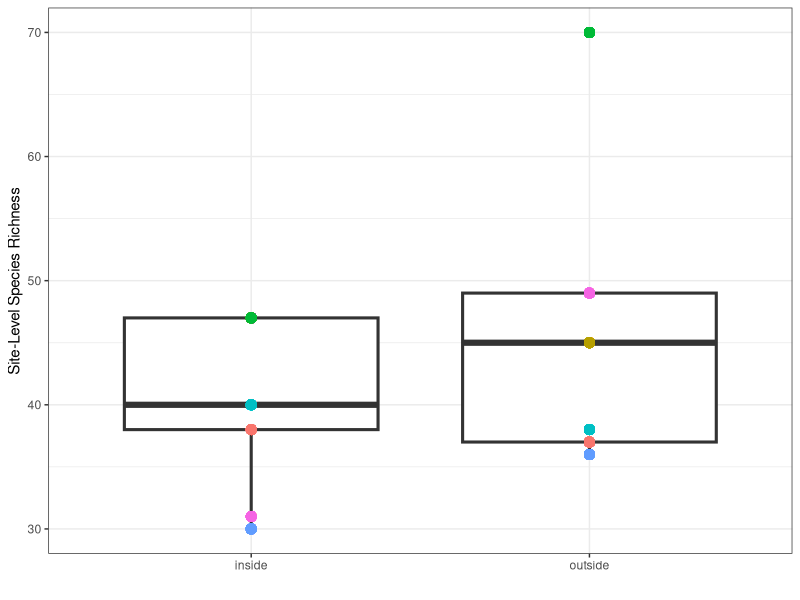
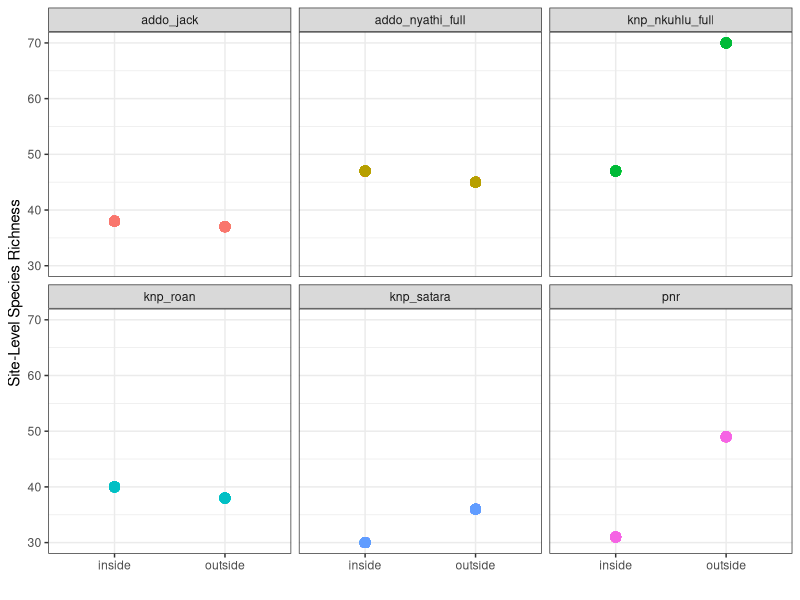
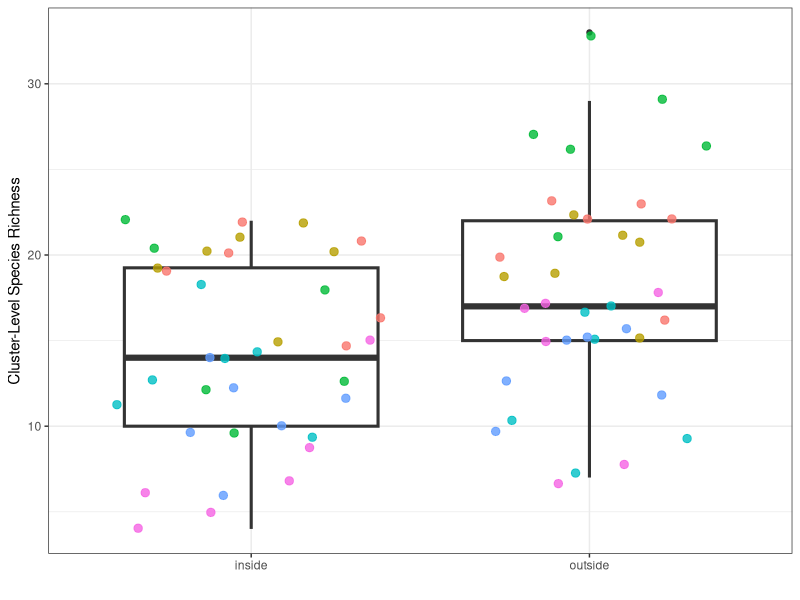
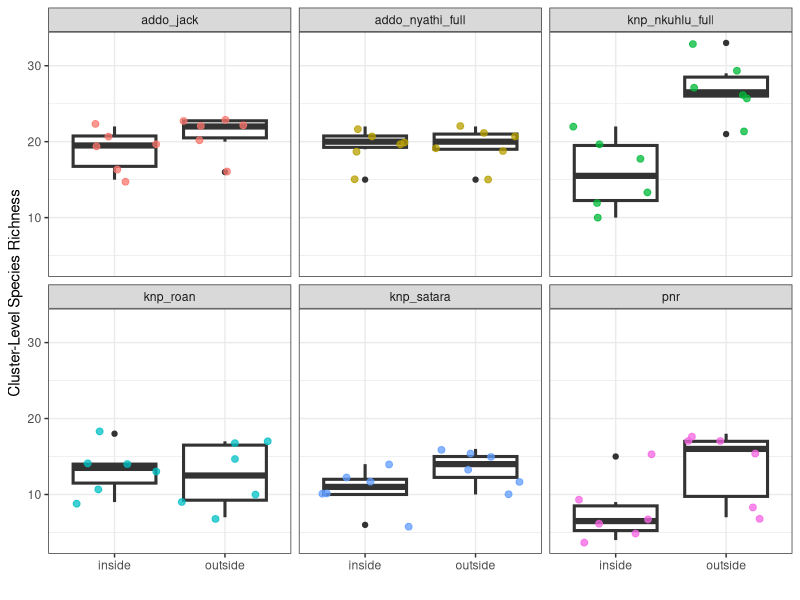
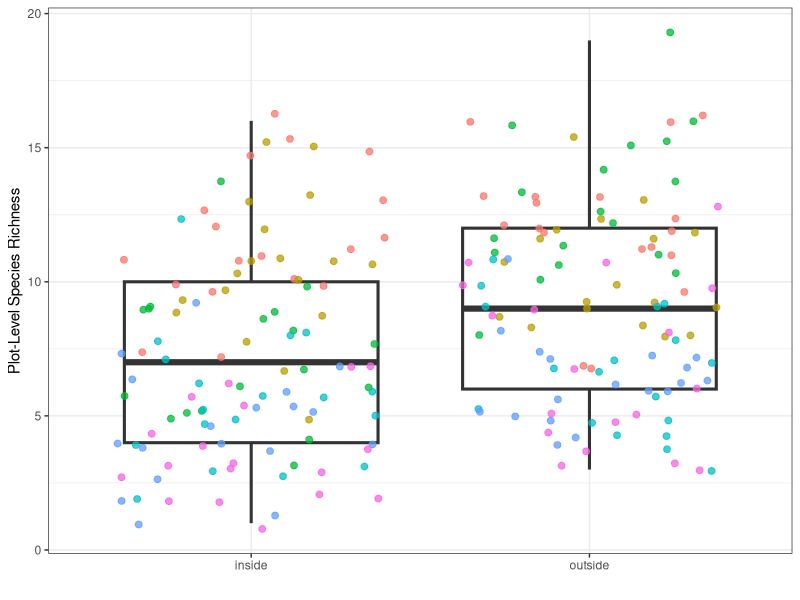
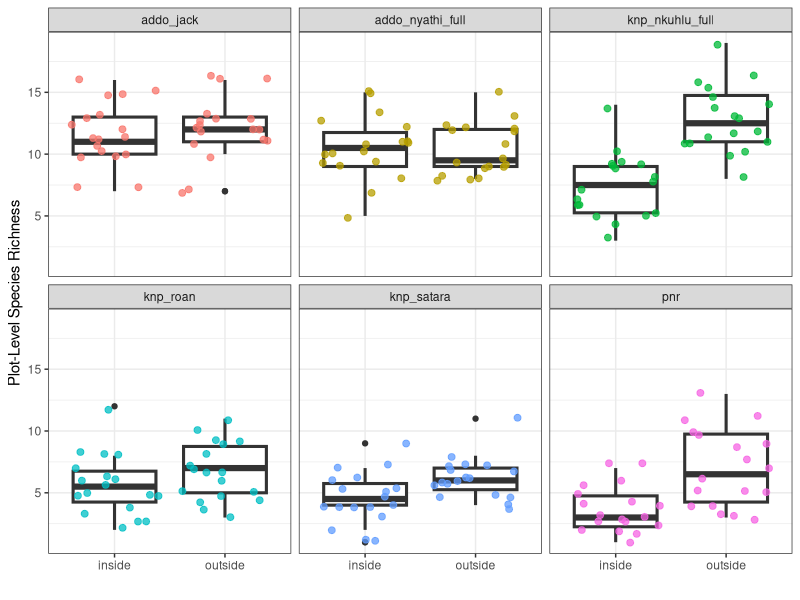
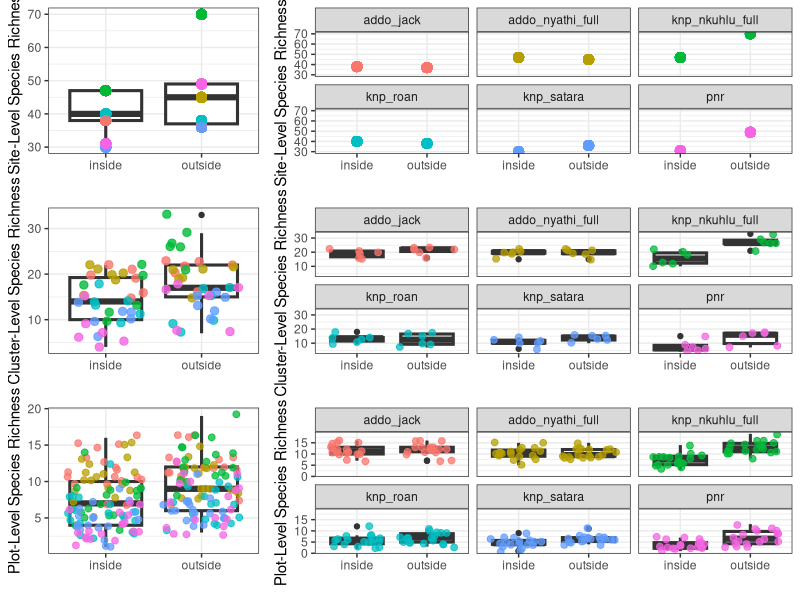
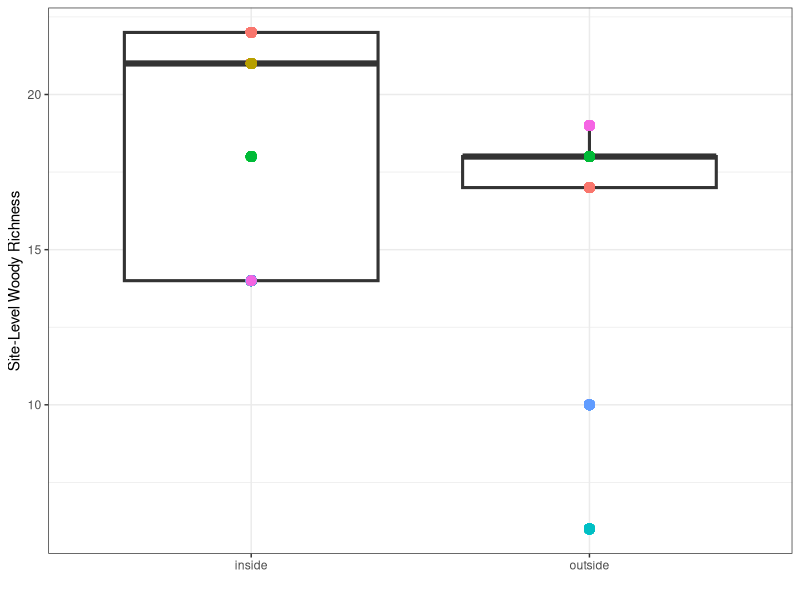

Source code (R) for these figures, in order:
# Exploratory plots 

library(data.table)
library(tidyverse)
library(gridExtra)

plot_meta <-  fread("data/raw/plot_level_data_2025.csv")

plot_species <- fread("data/raw/plot_species_2025.csv") 


dt_plot_raw <- plot_species %>% 
  left_join(plot_meta) %>% 
  mutate(plot_number = gsub("addo_n1_full_in_", "", plot_id), 
         plot_number = gsub("addo_n1_full_out_", "", plot_number),
         plot_number = gsub("addo_n2_full_in_", "", plot_number),
         plot_number = gsub("addo_n2_full_out_", "", plot_number),
         plot_number = gsub("addo_n3_full_in_", "", plot_number),
         plot_number = gsub("addo_n3_full_out_", "", plot_number),
         plot_number = gsub("addo_jack_in_", "", plot_number),
         plot_number = gsub("addo_jack_out_", "", plot_number),
         plot_number = gsub("pnr_in_", "", plot_number),
         plot_number = gsub("pnr_out_", "", plot_number),
         plot_number = gsub("knp_nkuhlu_full_in_", "", plot_number),
         plot_number = gsub("knp_nkuhlu_full_out_", "", plot_number),
         plot_number = gsub("knp_satara_in_", "", plot_number),
         plot_number = gsub("knp_satara_out_", "", plot_number),
         plot_number = gsub("knp_roan_in_", "", plot_number),
         plot_number = gsub("knp_roan_out_", "", plot_number), 
         plot_number = as.numeric(plot_number), 
         exclosure_id = gsub("_in", "",  site_id),
         exclosure_id = gsub("_out", "",  exclosure_id),
         exclosure_id = case_when(
           grepl("addo_n1", plot_id) ~ "addo_n1", 
           grepl("addo_n2", plot_id) ~ "addo_n2", 
           grepl("addo_n3", plot_id) ~ "addo_n3", 
           !grepl("addo_n", plot_id) ~ exclosure_id,
         ), 
         setup_id = gsub("_in", "",  site_id),
         setup_id = gsub("_out", "",  setup_id),
         pair_id = paste0(exclosure_id, "_", plot_number), 
         plot_number = case_when(
           plot_id %in% c("addo_n1_full_in_0", "addo_n1_full_out_0") ~ 1, 
           plot_id %in% c("addo_n1_full_in_1", "addo_n1_full_out_1") ~ 2,
           plot_id %in% c("addo_n1_full_in_2", "addo_n1_full_out_2") ~ 3, 
           plot_id %in% c("addo_n1_full_in_3", "addo_n1_full_out_3") ~ 4, 
           plot_id %in% c("addo_n1_full_in_4", "addo_n1_full_out_4") ~ 5, 
           plot_id %in% c("addo_n1_full_in_5", "addo_n1_full_out_5") ~ 6,
           plot_id %in% c("addo_n2_full_in_0", "addo_n2_full_out_0") ~ 7, 
           plot_id %in% c("addo_n2_full_in_1", "addo_n2_full_out_1") ~ 8,
           plot_id %in% c("addo_n2_full_in_2", "addo_n2_full_out_2") ~ 9, 
           plot_id %in% c("addo_n2_full_in_3", "addo_n2_full_out_3") ~ 10, 
           plot_id %in% c("addo_n2_full_in_4", "addo_n2_full_out_4") ~ 11, 
           plot_id %in% c("addo_n2_full_in_5", "addo_n2_full_out_5") ~ 12,
           plot_id %in% c("addo_n3_full_in_0", "addo_n3_full_out_0") ~ 13, 
           plot_id %in% c("addo_n3_full_in_1", "addo_n3_full_out_1") ~ 14,
           plot_id %in% c("addo_n3_full_in_2", "addo_n3_full_out_2") ~ 15, 
           plot_id %in% c("addo_n3_full_in_3", "addo_n3_full_out_3") ~ 16, 
           plot_id %in% c("addo_n3_full_in_4", "addo_n3_full_out_4") ~ 17, 
           plot_id %in% c("addo_n3_full_in_5", "addo_n3_full_out_5") ~ 18, 
           !grepl("addo_n", plot_id) ~ plot_number 
         ),
         cluster_number = case_when(
           plot_number %in% c(1:3) ~ 1,
           plot_number %in% c(4:6) ~ 2,
           plot_number %in% c(7:9) ~ 3,
           plot_number %in% c(10:12) ~ 4,
           plot_number %in% c(13:15) ~ 5,
           plot_number %in% c(16:18) ~ 6), 
         cluster_id = paste0(site_id, "_", cluster_number), 
         in_or_out = ifelse(grepl("out", site_id), "outside", "inside")
  ) %>% 
  group_by(plot_id) %>% 
  mutate(n_species_plot = n_distinct(species)) %>% 
  ungroup() %>% 
  group_by(cluster_id) %>% 
  mutate(n_species_cluster = n_distinct(species)) %>% 
  ungroup() %>% 
  group_by(site_id) %>% 
  mutate(n_species_site = n_distinct(species)) %>% 
  ungroup() 


dt_woody <- dt_plot_raw %>% 
  filter(life_form %in% c("Shrub", "Tree")) %>% 
  group_by(plot_id) %>% 
  mutate(n_woodies_plot = n_distinct(species)) %>% 
  ungroup() %>% 
  group_by(cluster_id) %>% 
  mutate(n_woodies_cluster = n_distinct(species)) %>% 
  ungroup() %>% 
  group_by(site_id) %>% 
  mutate(n_woodies_site = n_distinct(species)) %>% 
  ungroup() %>% 
  dplyr::select(plot_id, cluster_id, n_woodies_plot, n_woodies_cluster, n_woodies_site)  %>% unique()

dt_forb <- dt_plot_raw %>% 
  filter(life_form %in% c("Forb")) %>% 
  group_by(plot_id) %>% 
  mutate(n_forbs_plot = n_distinct(species)) %>% 
  ungroup() %>% 
  group_by(cluster_id) %>% 
  mutate(n_forbs_cluster = n_distinct(species)) %>% 
  ungroup() %>% 
  group_by(site_id) %>% 
  mutate(n_forbs_site = n_distinct(species)) %>% 
  ungroup() %>% 
  dplyr::select(plot_id, cluster_id, n_forbs_plot, n_forbs_cluster, n_forbs_site)  %>% unique()

dt_graminoid <- dt_plot_raw %>% 
  filter(life_form %in% c("Graminoid")) %>% 
  group_by(plot_id) %>% 
  mutate(n_graminoids_plot = n_distinct(species)) %>% 
  ungroup() %>% 
  group_by(cluster_id) %>% 
  mutate(n_graminoids_cluster = n_distinct(species)) %>% 
  ungroup() %>% 
  group_by(site_id) %>% 
  mutate(n_graminoids_site = n_distinct(species)) %>% 
  ungroup() %>% 
  dplyr::select(plot_id, cluster_id, n_graminoids_plot, n_graminoids_cluster, n_graminoids_site) %>% unique()


dt_plot <- dt_plot_raw %>% 
  left_join(dt_woody) %>% 
  left_join(dt_forb) %>% 
  left_join(dt_graminoid)


unique(dt_plot[grepl("addo_n", dt_plot$site_id), ]$plot_id)
table(dt_plot$n_species_site)


#### ALL SPECIES PLOTS ####
p1a <- dt_plot %>%
  ggplot() +
  geom_boxplot(aes(x = in_or_out, y = n_species_site), size = 1.05) +
  geom_point(aes(x = in_or_out, y = n_species_site, color = setup_id), size = 3, alpha = 0.8) + 
  labs(x = "", y = "Site-Level Species Richness") +
  theme_bw()  +
  theme(legend.position = "none")
p1a

p1b <- dt_plot %>%
  ggplot() +
  geom_point(aes(x = in_or_out, y = n_species_site, color = setup_id), size = 3, alpha = 0.8) + 
  facet_wrap(~setup_id) +
  labs(x = "", y = "Site-Level Species Richness") +
  theme_bw()  +
  theme(legend.position = "none")
p1b

p1c <- dt_plot %>%
  group_by(setup_id, in_or_out, cluster_id) %>% 
  summarize(n_species_cluster = mean(n_species_cluster, na.rm = T)) %>% 
  ggplot() +
  geom_boxplot(aes(x = in_or_out, y = n_species_cluster), size = 1.05) +
  geom_jitter(aes(x = in_or_out, y = n_species_cluster, color = setup_id), size = 2.5, alpha = 0.8) + 
  labs(x = "", y = "Cluster-Level Species Richness") +
  theme_bw() +
  theme(legend.position = "none")
p1c

p1d <- dt_plot %>%
  group_by(setup_id, in_or_out, cluster_id) %>% 
  summarize(n_species_cluster = mean(n_species_cluster, na.rm = T)) %>% 
  ggplot() +
  geom_boxplot(aes(x = in_or_out, y = n_species_cluster), size = 1.05) +
  geom_jitter(aes(x = in_or_out, y = n_species_cluster, color = setup_id), size = 2, alpha = 0.75) + 
  labs(x = "", y = "Cluster-Level Species Richness") +
  facet_wrap(~setup_id) +
  theme_bw() +
  theme(legend.position = "none")
p1d

p1e <- dt_plot %>%
  group_by(setup_id, in_or_out, plot_id) %>% 
  summarize(n_species_plot = mean(n_species_plot, na.rm = T)) %>% 
  ggplot() +
  geom_boxplot(aes(x = in_or_out, y = n_species_plot), size = 1.05) +
  geom_jitter(aes(x = in_or_out, y = n_species_plot, color = setup_id), size = 2, alpha = 0.75) + 
  labs(x = "", y = "Plot-Level Species Richness") +
  theme_bw() +
  theme(legend.position = "none")
p1e

p1f <- dt_plot %>%
  group_by(setup_id, in_or_out, plot_id) %>% 
  summarize(n_species_plot = mean(n_species_plot, na.rm = T)) %>% 
  ggplot() +
  geom_boxplot(aes(x = in_or_out, y = n_species_plot), size = 1.05) +
  geom_jitter(aes(x = in_or_out, y = n_species_plot, color = setup_id), size = 2, alpha = 0.75) + 
  facet_wrap(~setup_id) +
  labs(x = "", y = "Plot-Level Species Richness") +
  theme_bw() +
  theme(legend.position = "none")
p1f

p_all <- grid.arrange(p1a, p1b, p1c, p1d, p1e, p1f, ncol = 2, widths = c(0.5, 1))
ggsave(plot = p_all, "builds/plots/exploratory/all_sp_richness.png", dpi = 600, height = 10, width = 8)

#### Woodies PLOTS ####
pwa <- dt_plot %>%
  ggplot() +
  geom_boxplot(aes(x = in_or_out, y = n_woodies_site), size = 1.05) +
  geom_point(aes(x = in_or_out, y = n_woodies_site, color = setup_id), size = 3, alpha = 0.8) + 
  labs(x = "", y = "Site-Level Woody Richness") +
  theme_bw()  +
  theme(legend.position = "none")
pwa

pwb <- dt_plot %>%
  ggplot() +
  geom_point(aes(x = in_or_out, y = n_woodies_site, color = setup_id), size = 3, alpha = 0.8) + 
  facet_wrap(~setup_id) +
  labs(x = "", y = "Site-Level Woody Richness") +
  theme_bw()  +
  theme(legend.position = "none")
pwb

pwc <- dt_plot %>%
  group_by(setup_id, in_or_out, cluster_id) %>% 
  summarize(n_woodies_cluster = mean(n_woodies_cluster, na.rm = T)) %>% 
  ggplot() +
  geom_boxplot(aes(x = in_or_out, y = n_woodies_cluster), size = 1.05) +
  geom_jitter(aes(x = in_or_out, y = n_woodies_cluster, color = setup_id), size = 2.5, alpha = 0.8) + 
  labs(x = "", y = "Cluster-Level Woody Richness") +
  theme_bw() +
  theme(legend.position = "none")
pwc

pwd <- dt_plot %>%
  group_by(setup_id, in_or_out, cluster_id) %>% 
  summarize(n_woodies_cluster = mean(n_woodies_cluster, na.rm = T)) %>% 
  ggplot() +
  geom_boxplot(aes(x = in_or_out, y = n_woodies_cluster), size = 1.05) +
  geom_jitter(aes(x = in_or_out, y = n_woodies_cluster, color = setup_id), size = 2, alpha = 0.75) + 
  labs(x = "", y = "Cluster-Level Woody Richness") +
  facet_wrap(~setup_id) +
  theme_bw() +
  theme(legend.position = "none")
pwd

pwe <- dt_plot %>%
  group_by(setup_id, in_or_out, plot_id) %>% 
  summarize(n_woodies_plot = mean(n_woodies_plot, na.rm = T)) %>% 
  ggplot() +
  geom_boxplot(aes(x = in_or_out, y = n_woodies_plot), size = 1.05) +
  geom_jitter(aes(x = in_or_out, y = n_woodies_plot, color = setup_id), size = 2, alpha = 0.75) + 
  labs(x = "", y = "Plot-Level Woody Richness") +
  theme_bw() +
  theme(legend.position = "none")
pwe

pwf <- dt_plot %>%
  group_by(setup_id, in_or_out, plot_id) %>% 
  summarize(n_woodies_plot = mean(n_woodies_plot, na.rm = T)) %>% 
  ggplot() +
  geom_boxplot(aes(x = in_or_out, y = n_woodies_plot), size = 1.05) +
  geom_jitter(aes(x = in_or_out, y = n_woodies_plot, color = setup_id), size = 2, alpha = 0.75) + 
  facet_wrap(~setup_id) +
  labs(x = "", y = "Plot-Level Woody Richness") +
  theme_bw() +
  theme(legend.position = "none")
pwf

p_woody <- grid.arrange(pwa, pwb, pwc, pwd, pwe, pwf, ncol = 2, widths = c(0.5, 1))
ggsave(plot = p_woody, "builds/plots/exploratory/woody_richness.png", dpi = 600, height = 10, width = 8)


#### Forbs PLOTS ####
pfa <- dt_plot %>%
  ggplot() +
  geom_boxplot(aes(x = in_or_out, y = n_forbs_site), size = 1.05) +
  geom_point(aes(x = in_or_out, y = n_forbs_site, color = setup_id), size = 3, alpha = 0.8) + 
  labs(x = "", y = "Site-Level Forb Richness") +
  theme_bw()  +
  theme(legend.position = "none")
pfa

pfb <- dt_plot %>%
  ggplot() +
  geom_point(aes(x = in_or_out, y = n_forbs_site, color = setup_id), size = 3, alpha = 0.8) + 
  facet_wrap(~setup_id) +
  labs(x = "", y = "Site-Level Forb Richness") +
  theme_bw()  +
  theme(legend.position = "none")
pfb

pfc <- dt_plot %>%
  group_by(setup_id, in_or_out, cluster_id) %>% 
  summarize(n_forbs_cluster = mean(n_forbs_cluster, na.rm = T)) %>% 
  ggplot() +
  geom_boxplot(aes(x = in_or_out, y = n_forbs_cluster), size = 1.05) +
  geom_jitter(aes(x = in_or_out, y = n_forbs_cluster, color = setup_id), size = 2.5, alpha = 0.8) + 
  labs(x = "", y = "Cluster-Level Forb Richness") +
  theme_bw() +
  theme(legend.position = "none")
pfc

pfd <- dt_plot %>%
  group_by(setup_id, in_or_out, cluster_id) %>% 
  summarize(n_forbs_cluster = mean(n_forbs_cluster, na.rm = T)) %>% 
  ggplot() +
  geom_boxplot(aes(x = in_or_out, y = n_forbs_cluster), size = 1.05) +
  geom_jitter(aes(x = in_or_out, y = n_forbs_cluster, color = setup_id), size = 2, alpha = 0.75) + 
  labs(x = "", y = "Cluster-Level Forb Richness") +
  facet_wrap(~setup_id) +
  theme_bw() +
  theme(legend.position = "none")
pfd

pfe <- dt_plot %>%
  group_by(setup_id, in_or_out, plot_id) %>% 
  summarize(n_forbs_plot = mean(n_forbs_plot, na.rm = T)) %>% 
  ggplot() +
  geom_boxplot(aes(x = in_or_out, y = n_forbs_plot), size = 1.05) +
  geom_jitter(aes(x = in_or_out, y = n_forbs_plot, color = setup_id), size = 2, alpha = 0.75) + 
  labs(x = "", y = "Plot-Level Forb Richness") +
  theme_bw() +
  theme(legend.position = "none")
pfe

pff <- dt_plot %>%
  group_by(setup_id, in_or_out, plot_id) %>% 
  summarize(n_forbs_plot = mean(n_forbs_plot, na.rm = T)) %>% 
  ggplot() +
  geom_boxplot(aes(x = in_or_out, y = n_forbs_plot), size = 1.05) +
  geom_jitter(aes(x = in_or_out, y = n_forbs_plot, color = setup_id), size = 2, alpha = 0.75) + 
  facet_wrap(~setup_id) +
  labs(x = "", y = "Plot-Level Forb Richness") +
  theme_bw() +
  theme(legend.position = "none")
pff

p_forb <- grid.arrange(pfa, pfb, pfc, pfd, pfe, pff, ncol = 2, widths = c(0.5, 1))
ggsave(plot = p_forb, "builds/plots/exploratory/forb_richness.png", dpi = 600, height = 10, width = 8)

#### Graminoids PLOTS ####
pga <- dt_plot %>%
  ggplot() +
  geom_boxplot(aes(x = in_or_out, y = n_graminoids_site), size = 1.05) +
  geom_point(aes(x = in_or_out, y = n_graminoids_site, color = setup_id), size = 3, alpha = 0.8) + 
  labs(x = "", y = "Site-Level Graminoid Richness") +
  theme_bw()  +
  theme(legend.position = "none")
pga

pgb <- dt_plot %>%
  ggplot() +
  geom_point(aes(x = in_or_out, y = n_graminoids_site, color = setup_id), size = 3, alpha = 0.8) + 
  facet_wrap(~setup_id) +
  labs(x = "", y = "Site-Level Graminoid Richness") +
  theme_bw()  +
  theme(legend.position = "none")
pgb

pgc <- dt_plot %>%
  group_by(setup_id, in_or_out, cluster_id) %>% 
  summarize(n_graminoids_cluster = mean(n_graminoids_cluster, na.rm = T)) %>% 
  ggplot() +
  geom_boxplot(aes(x = in_or_out, y = n_graminoids_cluster), size = 1.05) +
  geom_jitter(aes(x = in_or_out, y = n_graminoids_cluster, color = setup_id), size = 2.5, alpha = 0.8) + 
  labs(x = "", y = "Cluster-Level Graminoid Richness") +
  theme_bw() +
  theme(legend.position = "none")
pgc

pgd <- dt_plot %>%
  group_by(setup_id, in_or_out, cluster_id) %>% 
  summarize(n_graminoids_cluster = mean(n_graminoids_cluster, na.rm = T)) %>% 
  ggplot() +
  geom_boxplot(aes(x = in_or_out, y = n_graminoids_cluster), size = 1.05) +
  geom_jitter(aes(x = in_or_out, y = n_graminoids_cluster, color = setup_id), size = 2, alpha = 0.75) + 
  labs(x = "", y = "Cluster-Level Graminoid Richness") +
  facet_wrap(~setup_id) +
  theme_bw() +
  theme(legend.position = "none")
pgd

pge <- dt_plot %>%
  group_by(setup_id, in_or_out, plot_id) %>% 
  summarize(n_graminoids_plot = mean(n_graminoids_plot, na.rm = T)) %>% 
  ggplot() +
  geom_boxplot(aes(x = in_or_out, y = n_graminoids_plot), size = 1.05) +
  geom_jitter(aes(x = in_or_out, y = n_graminoids_plot, color = setup_id), size = 2, alpha = 0.75) + 
  labs(x = "", y = "Plot-Level Graminoid Richness") +
  theme_bw() +
  theme(legend.position = "none")
pge

pgf <- dt_plot %>%
  group_by(setup_id, in_or_out, plot_id) %>% 
  summarize(n_graminoids_plot = mean(n_graminoids_plot, na.rm = T)) %>% 
  ggplot() +
  geom_boxplot(aes(x = in_or_out, y = n_graminoids_plot), size = 1.05) +
  geom_jitter(aes(x = in_or_out, y = n_graminoids_plot, color = setup_id), size = 2, alpha = 0.75) + 
  facet_wrap(~setup_id) +
  labs(x = "", y = "Plot-Level Graminoid Richness") +
  theme_bw() +
  theme(legend.position = "none")
pgf

p_graminoid <- grid.arrange(pga, pgb, pgc, pgd, pge, pgf, ncol = 2, widths = c(0.5, 1))
ggsave(plot = p_graminoid, "builds/plots/exploratory/graminoid_richness.png", dpi = 600, height = 10, width = 8)



######### Sampling completeness ###########

dt_sc <- data.table()
for(site in unique(dt_plot$site_id)){
  
  dt_site <- dt_plot %>% filter(site_id == site)
  
  on <- 0
  dt_sc_site <- data.table()
  dt_sc_raw <- data.table()
  
  for(i in 1:18){
    
    dt_sc_raw <- dt_site %>% 
      filter(plot_number %in% c(1:i)) %>% 
      mutate(sampled_plots = i, 
             n_species = n_distinct(species)) %>% 
      dplyr::select(sampled_plots, n_species, site_id) %>%
      unique()
    
    dt_sc_site <- rbind(dt_sc_site, dt_sc_raw)
    
  }
  
  dt_sc <- rbind(dt_sc_site, dt_sc)
  
}



p_sc <- dt_sc %>% 
  ggplot() +
  geom_point(aes(x = sampled_plots, y = n_species)) +
  facet_wrap(~site_id, scale = "free_y") +
  labs(y = "N Species", x = "Sampled Plots") +
  theme_bw()
p_sc

ggsave(plot = p_sc, "builds/plots/exploratory/sampling_completeness.png", dpi = 600, height = 5, width = 8)
